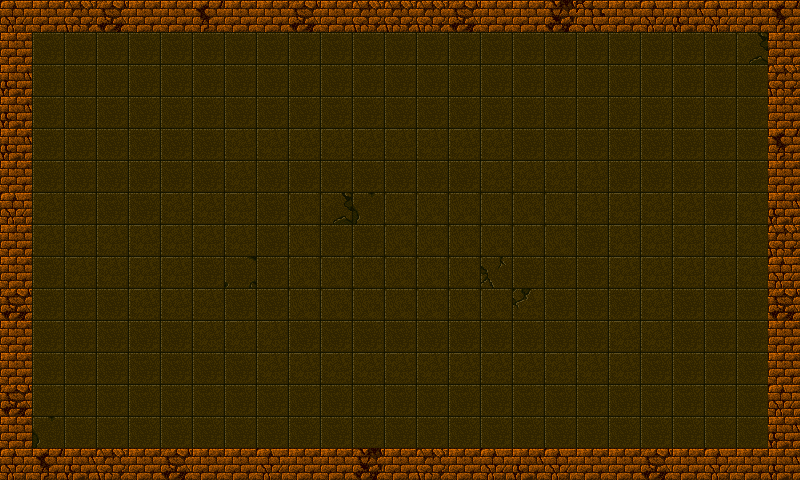

Below is a game level as drawn by its tile map, then a one-line description and the .tmx that defines it (tile-layer data replaced by summaries):
An orthogonal 25x15 tile map with 32x32 px tiles, 2 tile layers (floor, wall).

<map version="1.0" orientation="orthogonal" renderorder="right-up" width="25" height="15" tilewidth="32" tileheight="32">
 <tileset firstgid="1" name="arena_1_tiles" tilewidth="32" tileheight="32">
  <image source="arena_1_tiles.png" width="160" height="128" />
 </tileset>
 <layer name="floor" width="25" height="15">
  <data>[375 cells, 299 non-empty, 8 distinct tile ids]</data>
 </layer>
 <layer name="wall" width="25" height="15">
  <data>[375 cells, 76 non-empty, 8 distinct tile ids]</data>
 </layer>
</map>